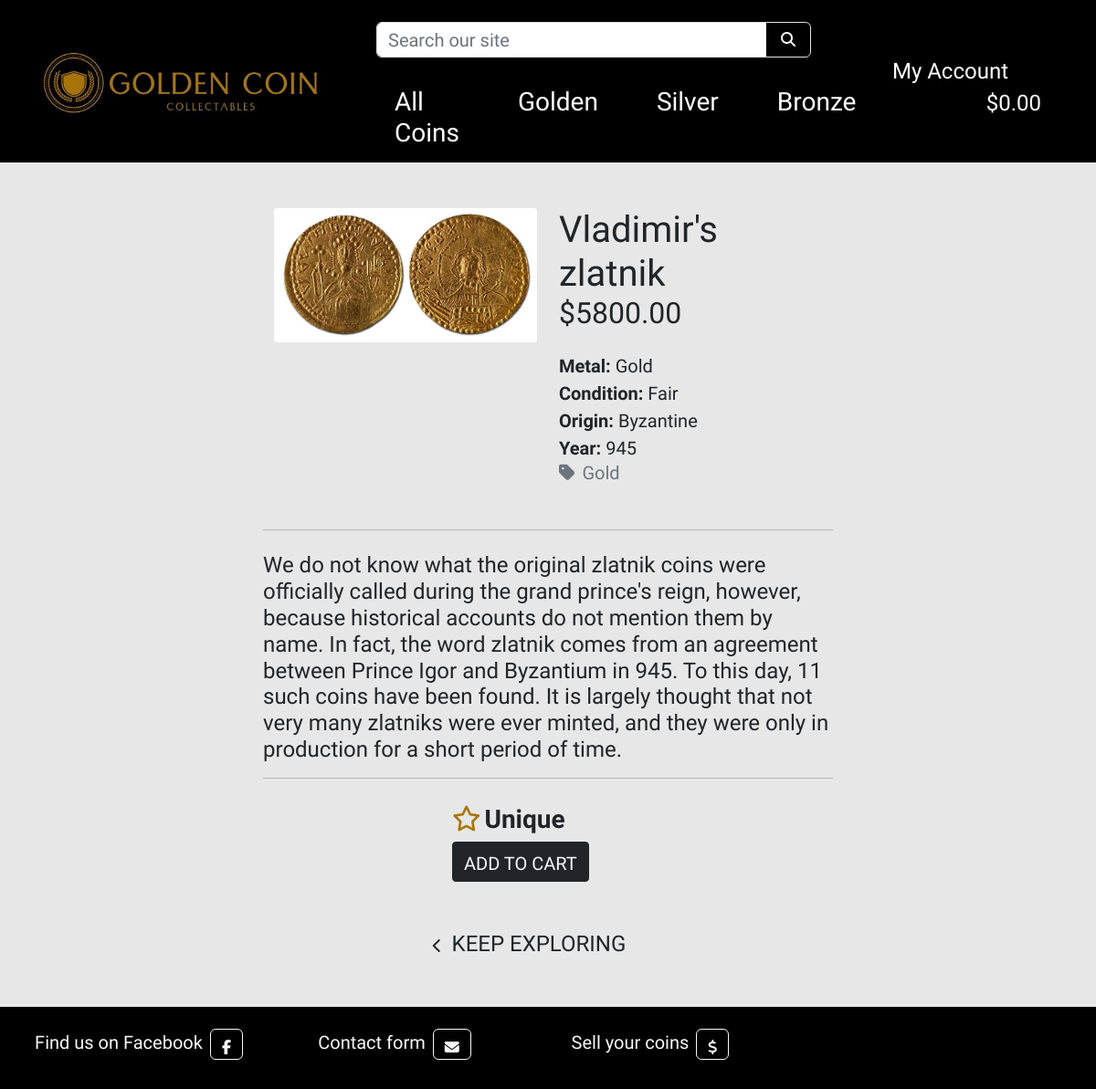
/coins/1/, run on the app's committed database.
### coins/models.py (models this page shows, shortened)
class Coins(models.Model):
    metal = models.ForeignKey('Metal', null=True, blank=True, on_delete=models.SET_NULL)
    sku = models.CharField(max_length=254, null=True, blank=True)
    name = models.CharField(max_length=254)
    description = models.TextField()
    quantity = models.PositiveIntegerField()
    price = models.DecimalField(max_digits=6, decimal_places=2)
    origin = models.CharField(max_length=254)
    year = models.CharField(max_length=20)
    condition = models.CharField(max_length=20, choices=CONDITION_CHOICES, default=None)
    era = models.CharField(max_length=20, choices=ERA_CHOICES, default=None)
    image_url = models.URLField(max_length=1024, null=True, blank=True)
    image = models.ImageField(null=True, blank=True)
    class Meta:
        verbose_name_plural = 'Coins'

class Metal(models.Model):
    name = models.CharField(max_length=254)
    friendly_name = models.CharField(max_length=254, null=True, blank=True)
    def __str__(self):
        return self.name
    class Meta:
        verbose_name_plural = 'Metals'

### coins/views.py (the view)
# urls.py: path('<int:coins_id>/', views.coins_detail, name='coins_detail'),
def coins_detail(request, coins_id):
    coins = get_object_or_404(Coins, pk=coins_id)
    context = {
        'coins': coins,
    }
    return render(request, 'coins/coins_detail.html', context)

### cart/contexts.py (called while the page is built, shortened)
def cart_contents(request):
    cart_items = []
    total = 0
    coins_count = 0
    cart = request.session.get('cart', {})
    grand_total = total
    context = {
        'cart_items': cart_items,
        'total': total,
        'coins_count': coins_count,
        'grand_total': grand_total,
    }
    return context

### coins/templates/coins/coins_detail.html (shortened to what this page needs)
{% extends "base.html" %}
{% load static %}
{% block content %}
    <div class="overlay"></div>
    <div class="container-fluid offset">
        <div class="row">
            <div class="col-12 col-md-6 col-lg-4 offset-lg-2">
                <div class="image-container my-5">
                    {% if coins.image %}
                        <a href="{{ coins.image.url }}" target="_blank">
                            <img class="card-img-top rounded-1 img-fluid" src="{{ coins.image.url }}" alt="{{ coins.name }}">
                        </a>
                        {% else %}
                        <a href="">
                            <img class="card-img-top img-fluid" src="{{ MEDIA_URL }}noimage.png" alt="{{ coins.name }}">
                        </a>
                    {% endif %}
                </div>
            </div>
            <div class="col-12 col-md-6 col-lg-4">
                <div class="product-details-container mb-5 mt-md-5">
                    <p class="mb-0 h1">{{ coins.name }}</p>
                    <p class="h2 mb-0 text-left font-weight-bold mb-4">${{ coins.price }}</p>
                    <p class="lead mb-0 text-capitalize"><span class="fw-bold">Metal:</span> {{ coins.metal }}</p>
                    <p class="lead mb-0 text-capitalize"><span class="fw-bold">Condition:</span> {{ coins.condition }}</p>
                    <p class="lead mb-0"><span class="fw-bold">Origin:</span> {{ coins.origin }}</p>
                    <p class="lead mb-0"><span class="fw-bold">Year:</span> {{ coins.year }}</p>
                    {% if coins.metal %}
                    <p class="mb-0">
                        <a class="text-muted h5 text-decoration-none" href="{% url 'coins' %}?metal={{ coins.metal.name }}">
                            <i class="fas fa-tag me-2"></i>{{ coins.metal.friendly_name }}
                        </a>
                    </p>
                    {% endif %}
                </div>
            </div>
        </div>
    </div>
    <div class="col-12 col-md-8 mx-auto">
        <hr class="w-100 m-auto mb-4">
        <p class="h4">{{ coins.description }}</p>
        <hr class="mb-4">
    </div>
    <div>
        {% if coins.quantity != 0 %}
            <form class="form" action="{% url 'add_to_cart' coins.id %}" method="POST">
                <div class="container w-25 mt-4">
                    <div class="row text-center">
                        {% if coins.quantity > 1 %}
                        <div class="col-md-auto text-center form-group border border-dark bg-dark text-white rounded-1 p-0 add-to-cart">
                            <div class="input-group input-group-{{ coins.id }}">
                                <div class="input-group-prepend ">
                                    <button class="decrement-qty btn border-0 ps-1 pe-0 text-white decrement-qty_{{ coins.id }}"
                                        data-item_id="{{ coins.id }}">
                                        <span class="icon">
                                            <i class="fas fa-minus"></i>
                                        </span>
                                    </button>
                                </div>
                                <input class="form-control qty_input text-center fw-bold rounded-1 w-auto px-0 border-0 bg-dark text-white id_qty_{{ coins.id }}" type="number"
                                    name="coin_quantity" value="1" min="1" max="99"
                                    data-item_id="{{ coins.id }}"
                                    id="id_qty_{{ coins.id }}"
                                    style="font-size: 20px; width: 50px">
                                <div class="input-group-append">
                                    <button class="increment-qty btn border-0 pe-1 ps-0 bg-dark text-white increment-qty_{{ coins.id }}"
                                        data-item_id="{{ coins.id }}">
                                        <span class="icon">
                                            <i class="fas fa-plus"></i>
                                        </span>
                                    </button>
                                </div>
                            </div>
                        </div>
                        {% else %}
                            <p class="col-md-auto h3 text-center pt-1 fw-bold me-4"><i class="fa-regular fa-star me-1 gold-color"></i>Unique</p>
                        {% endif %}
                        <div class="col-md-auto">
                            <input type="submit" class="btn rounded-1 text-uppercase border border-dark pt-2 add-to-cart add-btn bg-dark text-light" value="Add to Cart">
                        </div>
                    </div>
                </div>
                <div class="text-center">
                    <a href="{% url 'coins' %}" class="btn btn-outline-black mt-5 me-5 border-0">
                        <span class="icon">
                            <i class="fas fa-chevron-left"></i>
                        </span>
                        <span class="text-uppercase h4">Keep Exploring</span>
                    </a>
                </div>
            </form>
        {% endif %}
    </div>
{% endblock %}

### static/css/base.css (style rules this page uses)
html { height: 100%; }
body { display: flex; min-height: 100vh; flex-direction: column; background-color: rgb(231, 231, 231); height: calc(100vh - 164px); font-family: 'Tenali Ramakrishna'; }
.gold-color { color: #A77509; }
.overlay { height: 100%; width: 100%; top: 0; left: 0; position: fixed; background: rgb(231, 231, 231); z-index: -1; }
.offset { margin-top: 180px; }
.add-to-cart { height: 44px; font-size: 20px; }
.icon { align-items: center; display: inline-flex; justify-content: center; height: 1.5rem; width: 1.5rem; }
@media (min-width: 1200px) { .container { max-width: 80%; } }

### data on the page
Coins: image (picture), name "Vladimir's zlatnik", price "5800.00", metal "Gold", condition "Fair", origin "Byzantine", year "945", metal.friendly_name "Gold", description "We do not know what the original zlatnik coins were officially called during the grand prince's reign, however, because historical accounts do not mention them by name. In fact, the word zlatnik comes from an agreement between Prince Igor and Byzantium in 945. To this day, 11 such coins have been found. It is largely thought that not very many zlatniks were ever minted, and they were only in production for a short period of time."
